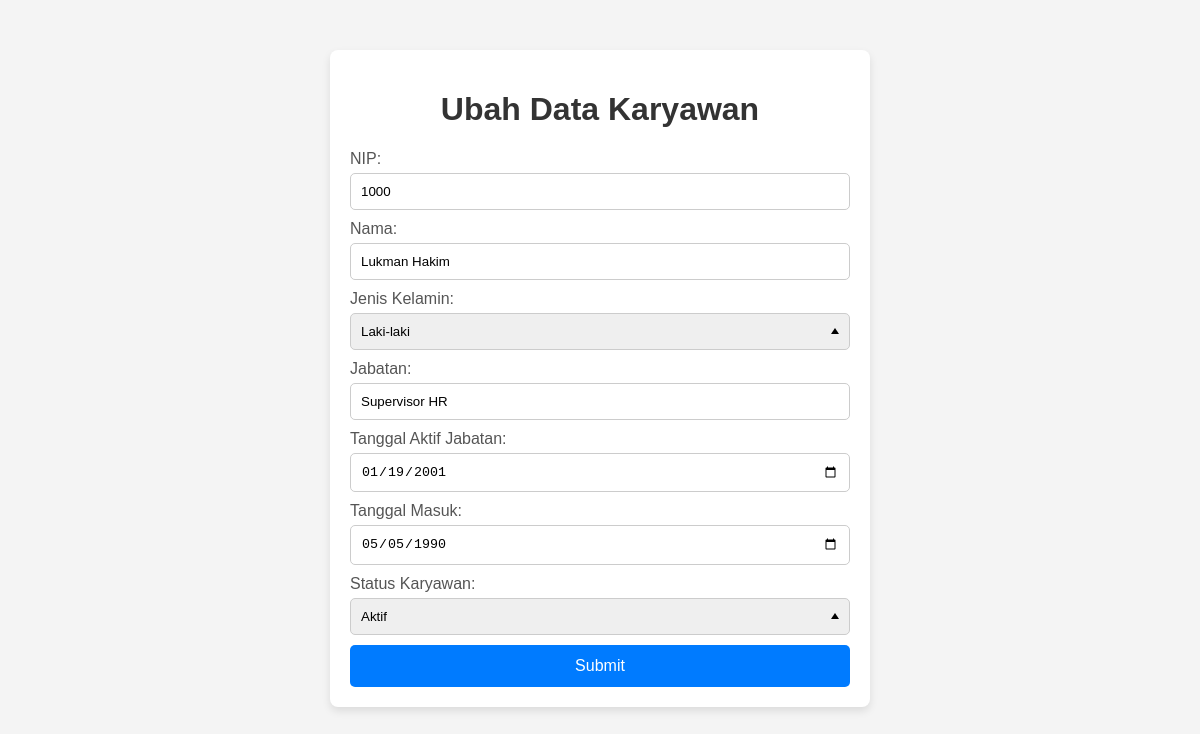
Screenshot of /index.php/employees/edit/1 with the database file from the repository.
### tables this page shows
CREATE TABLE `employees` (
  `No` int(11) NOT NULL,
  `NIP` varchar(20) NOT NULL,
  `Nama` varchar(100) NOT NULL,
  `Jenis_Kelamin` enum('Laki-laki','Perempuan') DEFAULT NULL,
  `Jabatan` varchar(50) DEFAULT NULL,
  `Tanggal_Aktif_Jabatan` date DEFAULT NULL,
  `Tanggal_Masuk` date DEFAULT NULL,
  `Status_Karyawan` enum('Aktif','Non-Aktif') DEFAULT NULL
);

### application/controllers/Employees.php (called while the page is built, shortened)
<?php
class Employees extends CI_Controller {
    public function __construct() {
        $this->load->model('employee_model');
        $this->load->helper('url');
    }
    public function edit($id) {
        if ($_POST) {
            $data = array(
                'NIP' => $this->input->post('NIP'),
                'Nama' => $this->input->post('Nama'),
                'Jenis_Kelamin' => $this->input->post('Jenis_Kelamin'),
                'Jabatan' => $this->input->post('Jabatan'),
                'Tanggal_Aktif_Jabatan' => $this->input->post('Tanggal_Aktif_Jabatan'),
                'Tanggal_Masuk' => $this->input->post('Tanggal_Masuk'),
                'Status_Karyawan' => $this->input->post('Status_Karyawan')
            );
            $this->employee_model->update_employee($id, $data);
            redirect('index.php/employees');
        } else {
            $data['employee'] = $this->employee_model->get_employee($id);
            $this->load->view('edit_employee_view', $data);
        }
    }
}

### index.php (called while the page is built, shortened)
<?php
require_once BASEPATH.'core/CodeIgniter.php';

### application/models/Employee_model.php (called while the page is built, shortened)
<?php
class Employee_model extends CI_Model {
    public function get_employee($id) {
        return $this->db->get_where('employees', array('No' => $id))->row_array();
    }
}

### application/views/edit_employee_view.php (the view, shortened to what this page needs)
<!DOCTYPE html>
<html lang="en">
<head>
</head>
<body>
    <div class="container">
        <h1>Ubah Data Karyawan</h1>
        <form method="post" action="<?php echo base_url('index.php/employees/edit/'.$employee['No']); ?>">
            <label for="NIP">NIP:</label>
            <input type="text" id="NIP" name="NIP" value="<?php echo $employee['NIP']; ?>" required>
            <label for="Nama">Nama:</label>
            <input type="text" id="Nama" name="Nama" value="<?php echo $employee['Nama']; ?>" required>
            <label for="Jenis_Kelamin">Jenis Kelamin:</label>
            <select id="Jenis_Kelamin" name="Jenis_Kelamin" required>
                <option value="Laki-laki" <?php if($employee['Jenis_Kelamin'] == 'Laki-laki') echo 'selected'; ?>>Laki-laki</option>
            </select>
            <label for="Jabatan">Jabatan:</label>
            <input type="text" id="Jabatan" name="Jabatan" value="<?php echo $employee['Jabatan']; ?>" required>
            <label for="Tanggal_Aktif_Jabatan">Tanggal Aktif Jabatan:</label>
            <input type="date" id="Tanggal_Aktif_Jabatan" name="Tanggal_Aktif_Jabatan" value="<?php echo $employee['Tanggal_Aktif_Jabatan']; ?>" required>
            <label for="Tanggal_Masuk">Tanggal Masuk:</label>
            <input type="date" id="Tanggal_Masuk" name="Tanggal_Masuk" value="<?php echo $employee['Tanggal_Masuk']; ?>" required>
            <label for="Status_Karyawan">Status Karyawan:</label>
            <select id="Status_Karyawan" name="Status_Karyawan" required>
                <option value="Aktif" <?php if($employee['Status_Karyawan'] == 'Aktif') echo 'selected'; ?>>Aktif</option>
            </select>
            <input type="submit" value="Submit">
        </form>
    </div>
</body>
</html>

### application/views/edit_employee_view.php (style rules this page uses)
body { font-family: Arial, sans-serif; margin: 0; padding: 0; background-color: #f4f4f4; }
.container { max-width: 500px; margin: 50px auto; padding: 20px; background-color: #fff; border-radius: 8px; box-shadow: 0 4px 8px rgba(0, 0, 0, 0.1); }
h1 { text-align: center; color: #333; }
form { margin-top: 20px; }
label { display: block; margin-bottom: 5px; color: #555; }
input[type="text"], input[type="date"], select { width: 100%; padding: 10px; margin-bottom: 10px; border: 1px solid #ccc; border-radius: 5px; box-sizing: border-box; }
select { appearance: none; -webkit-appearance: none; -moz-appearance: none; background-repeat: no-repeat; background-position-x: calc(100% - 10px); background-position-y: 50%; background-size: 8px 6px; }
input[type="submit"] { width: 100%; padding: 12px; background-color: #007bff; border: none; border-radius: 5px; color: #fff; font-size: 16px; cursor: pointer; transition: background-color 0.3s ease; }

### rows the page displays
employees: NIP "1000", Nama "Lukman Hakim", Jenis_Kelamin "Laki-laki", Jabatan "Supervisor HR", Tanggal_Aktif_Jabatan "01/19/2001", Tanggal_Masuk "05/05/1990", Status_Karyawan "Aktif"
